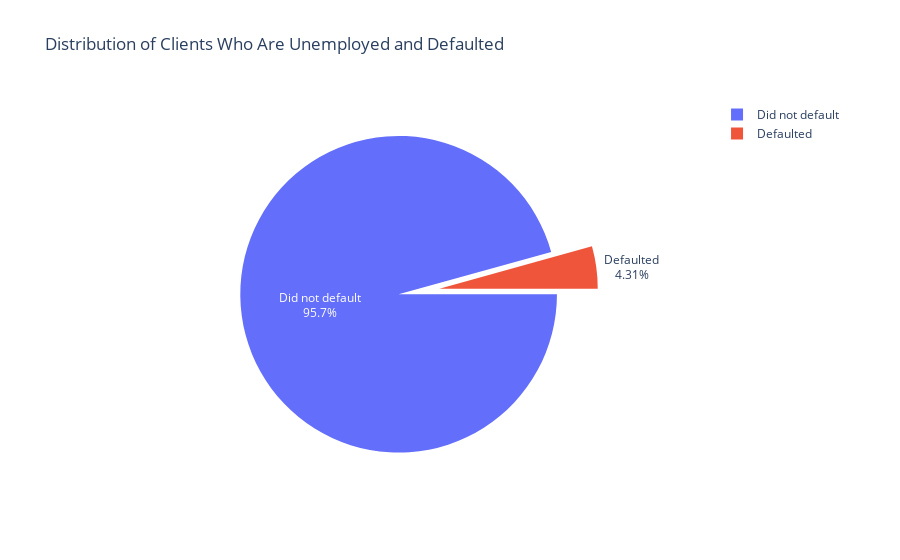

Write notebook code for a chart like this one.
### Code cell
# Checking class balance among those who are unemployed
fig = px.pie(unemployed, values = unemployed['Defaulted'].value_counts(), names = ['Did not default','Defaulted'], title = 'Distribution of Clients Who Are Unemployed and Defaulted')
fig.update_traces(rotation=90, pull = [0.2,0.06,0.06,0.06,0.06], textinfo = "percent+label")
fig.show()

### Figure 1 — Plotly figure (JSON) as saved in the notebook; plotly's stock layout.template omitted (floating-point values rounded to 4 significant figures)
{"data": [{"domain": {"x": [0.0, 1.0], "y": [0.0, 1.0]}, "hovertemplate": "label=%{label}<br>value=%{value}<extra></extra>", "labels": ["Did not default", "Defaulted"], "legendgroup": "", "name": "", "pull": [0.2, 0.06, 0.06, 0.06, 0.06], "rotation": 90, "showlegend": true, "textinfo": "percent+label", "type": "pie", "values": [2817, 127]}], "layout": {"legend": {"tracegroupgap": 0}, "title": {"text": "Distribution of Clients Who Are Unemployed and Defaulted"}}}
